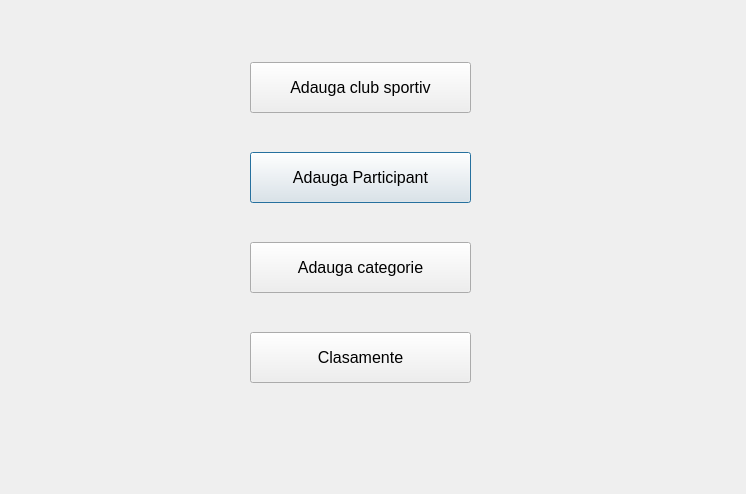
<?xml version="1.0" encoding="UTF-8"?>
<ui version="4.0">
 <class>GestionareCompetitie</class>
 <widget class="QDialog" name="GestionareCompetitie">
  <property name="geometry">
   <rect>
    <x>0</x>
    <y>0</y>
    <width>746</width>
    <height>494</height>
   </rect>
  </property>
  <property name="windowTitle">
   <string>Dialog</string>
  </property>
  <widget class="QPushButton" name="b_adauga">
   <property name="geometry">
    <rect>
     <x>250</x>
     <y>152</y>
     <width>221</width>
     <height>51</height>
    </rect>
   </property>
   <property name="font">
    <font>
     <pointsize>12</pointsize>
    </font>
   </property>
   <property name="text">
    <string>Adauga Participant</string>
   </property>
  </widget>
  <widget class="QPushButton" name="b_addclub">
   <property name="geometry">
    <rect>
     <x>250</x>
     <y>62</y>
     <width>221</width>
     <height>51</height>
    </rect>
   </property>
   <property name="font">
    <font>
     <pointsize>12</pointsize>
    </font>
   </property>
   <property name="text">
    <string>Adauga club sportiv</string>
   </property>
  </widget>
  <widget class="QPushButton" name="b_addcat">
   <property name="geometry">
    <rect>
     <x>250</x>
     <y>242</y>
     <width>221</width>
     <height>51</height>
    </rect>
   </property>
   <property name="font">
    <font>
     <pointsize>12</pointsize>
    </font>
   </property>
   <property name="text">
    <string>Adauga categorie</string>
   </property>
  </widget>
  <widget class="QPushButton" name="b_clasamente">
   <property name="geometry">
    <rect>
     <x>250</x>
     <y>332</y>
     <width>221</width>
     <height>51</height>
    </rect>
   </property>
   <property name="font">
    <font>
     <pointsize>12</pointsize>
    </font>
   </property>
   <property name="text">
    <string>Clasamente</string>
   </property>
  </widget>
 </widget>
 <resources/>
 <connections/>
</ui>
